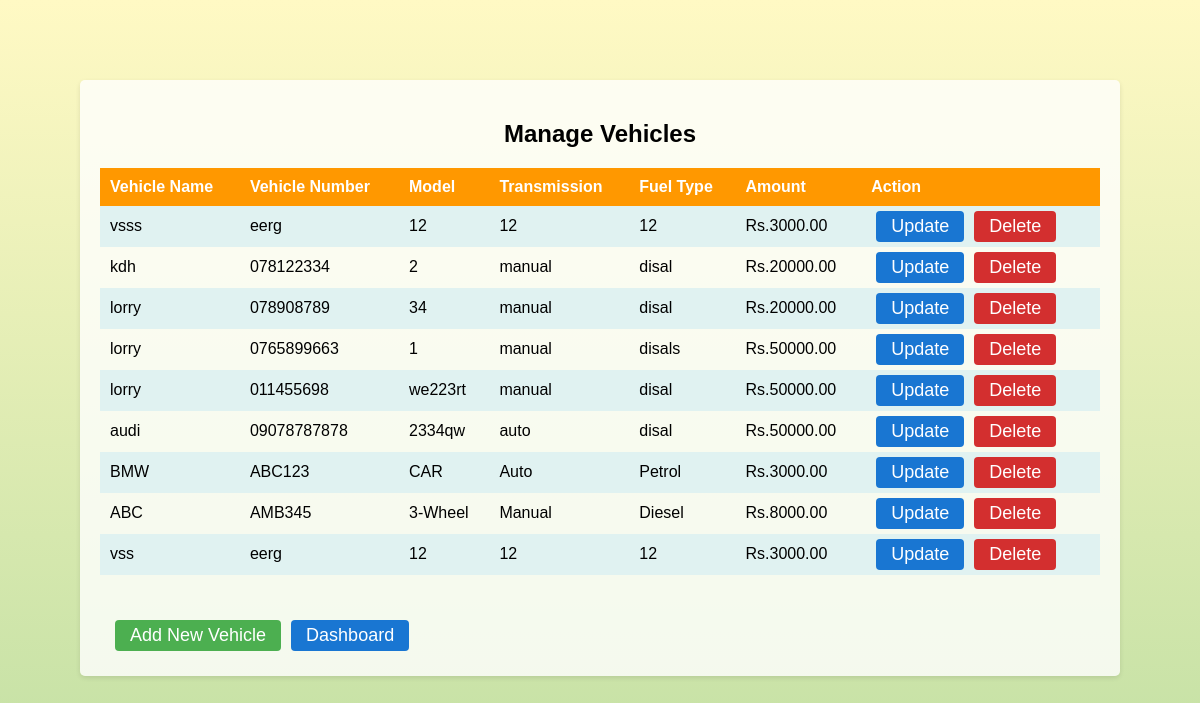
Screenshot of /managevehicle.php (signed in) with the database file from the repository.
### tables this page shows
CREATE TABLE `vehicle` (
  `id` int(11) NOT NULL,
  `vehicle_name` varchar(255) NOT NULL,
  `vehi_number` varchar(255) NOT NULL,
  `model` varchar(255) NOT NULL,
  `transmission` varchar(255) NOT NULL,
  `fuel_type` varchar(255) NOT NULL,
  `amount` int(11) NOT NULL
);

### managevehicle.php (the view, shortened to what this page needs)
<?php
include("connection.php");
?>
<!DOCTYPE html>
<html>
<head>
</head>
<body>
    <div class="container">
        <h2>Manage Vehicles</h2>
        <table>
            <tr>
                <th>Vehicle Name</th>
                <th>Vehicle Number</th>
                <th>Model</th>
                <th>Transmission</th>
                <th>Fuel Type</th>
                <th>Amount</th>
                <th>Action</th>
            </tr>
            <?php
            $sqlget = "SELECT * FROM vehicle";
            $sqldata = mysqli_query($conn, $sqlget) or die('error getting');
            while ($row = mysqli_fetch_array($sqldata, MYSQLI_ASSOC)) {
                echo "<tr><td>";
                echo $row['vehicle_name'];
                echo "</td><td>";
                echo $row['vehi_number'];
                echo "</td><td>";
                echo $row['model'];
                echo "</td><td>";
                echo $row['transmission'];
                echo "</td><td>";
                echo $row['fuel_type'];
                echo "</td><td>";
                echo "Rs." . $row['amount'] . ".00";
                echo "</td><td class='btn-container'>";
                echo "<a href='addvehicle.php?id=" . $row['id'] . "&edit=yes" . "'><button class='btn update'>Update</button></a>";
                echo "<a href='addvehicle.php?id=" . $row['id'] . "&delete=yes" . "'><button class='btn delete'>Delete</button></a>";
                echo "</td></tr>";
            }
            ?>
        </table>
        <div class=btn-container>
            <a href="addvehicle.php" class="btn add-new">Add New Vehicle</a>
            <a href="dashboard.php" class="btn dashboard">Dashboard</a>
        </div>
    </div>
</body>
</html>

### managevehicle.php (style rules this page uses)
body { font-family: Arial, sans-serif; background-image: linear-gradient(#FFF9C4, #C5E1A5); margin: 0; padding: 0; }
.container { max-width: 1000px; margin: 80px auto; padding: 20px; background-color: rgba(255, 255, 255, 0.8); border-radius: 5px; box-shadow: 0 2px 5px rgba(0, 0, 0, 0.1); }
h2 { text-align: center; }
table { width: 100%; border-collapse: collapse; margin-bottom: 20px; }
th, td { padding: 10px; text-align: left; }
th { background-color: #FF9800; color: #fff; }
tr:nth-child(even) { background-color: #E0F2F1; }
.btn-container { padding: 5px 10px; display: flex; justify-content: left; }
.btn { display: inline-block; padding: 5px 15px; background-color: #4CAF50; color: #fff; text-align: center; text-decoration: none; border: none; border-radius: 4px; cursor: pointer; font-size: 18px; margin: 0 5px; }
.btn.update { background-color: #1976D2; }
.btn.delete { background-color: #D32F2F; }
.btn.add-new { display: block; margin-top: 20px; }
.btn.dashboard { background-color: #1976D2; display: block; margin-top: 20px; }

### rows the page displays
vehicle: vehicle_name "vsss", vehi_number "eerg", model "12", transmission "12", fuel_type "12", amount "3000"
vehicle: vehicle_name "kdh", vehi_number "078122334", model "2", transmission "manual", fuel_type "disal", amount "20000"
vehicle: vehicle_name "lorry", vehi_number "078908789", model "34", transmission "manual", fuel_type "disal", amount "20000"
vehicle: vehicle_name "lorry", vehi_number "0765899663", model "1", transmission "manual", fuel_type "disals", amount "50000"
vehicle: vehicle_name "lorry", vehi_number "011455698", model "we223rt", transmission "manual", fuel_type "disal", amount "50000"
vehicle: vehicle_name "audi", vehi_number "09078787878", model "2334qw", transmission "auto", fuel_type "disal", amount "50000"
vehicle: vehicle_name "BMW", vehi_number "ABC123", model "CAR", transmission "Auto", fuel_type "Petrol", amount "3000"
vehicle: vehicle_name "ABC", vehi_number "AMB345", model "3-Wheel", transmission "Manual", fuel_type "Diesel", amount "8000"
vehicle: vehicle_name "vss", vehi_number "eerg", model "12", transmission "12", fuel_type "12", amount "3000"
